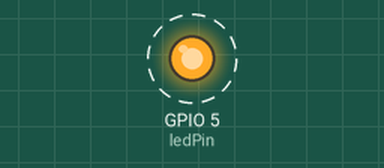
Recording of a sketch running on a simulated ESP32. On the bench: output pins drawn as LEDs (lit = HIGH). Dashed ring = blinking. What the sketch prints to the serial monitor is not drawn.

Above: at 0.02 s.
Timing chart, 0 to 3.0 s (numbered marks = the images above):
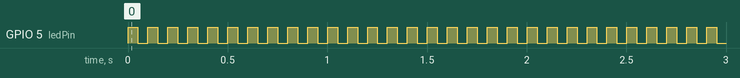

Measured:
- by itself, GPIO 5 (ledPin): alternates HIGH for 0.05 s and LOW for 0.05 s
- by itself, everything shown: repeats every 2.1 s, in 14 steps

The sketch:

blinktestESP32.ino
```cpp
#include <Adafruit_NeoPixel_ZeroDMA.h>
#include <bittable.h>

int ledPin = 5;

void setup()
{
    pinMode(ledPin, OUTPUT);
    Serial.begin(115200);
}

void loop()
{
    Serial.println("Hello, world!");
    digitalWrite(ledPin, HIGH);
    delay(50);
    digitalWrite(ledPin, LOW);
    delay(50);
}
```
